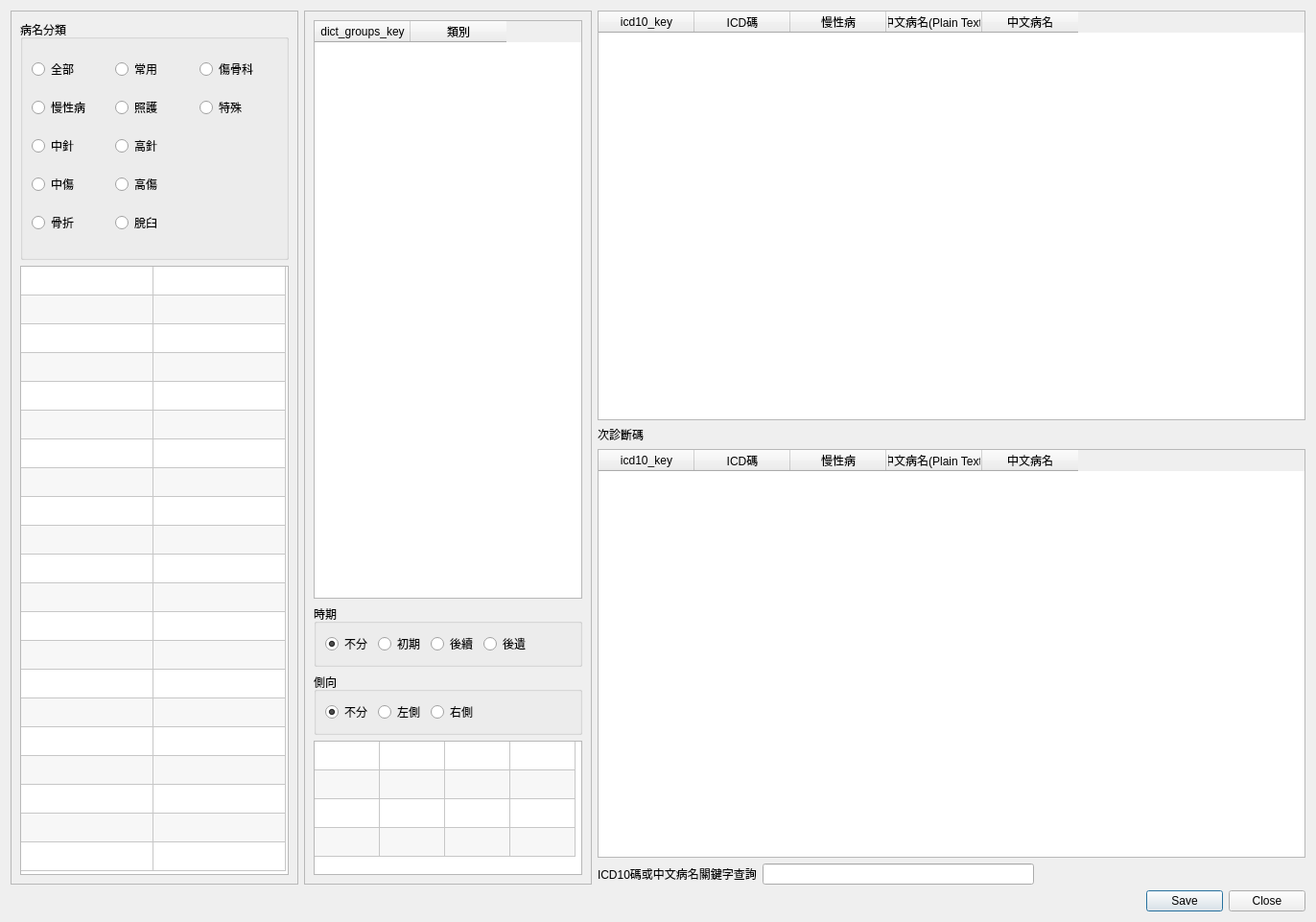
<?xml version="1.0" encoding="UTF-8"?>
<ui version="4.0">
 <class>Dialog_disease</class>
 <widget class="QDialog" name="Dialog_disease">
  <property name="windowModality">
   <enum>Qt::NonModal</enum>
  </property>
  <property name="geometry">
   <rect>
    <x>0</x>
    <y>0</y>
    <width>1372</width>
    <height>961</height>
   </rect>
  </property>
  <property name="sizePolicy">
   <sizepolicy hsizetype="Preferred" vsizetype="Preferred">
    <horstretch>0</horstretch>
    <verstretch>0</verstretch>
   </sizepolicy>
  </property>
  <property name="windowTitle">
   <string>ICD10病名</string>
  </property>
  <property name="modal">
   <bool>false</bool>
  </property>
  <layout class="QVBoxLayout" name="verticalLayout_7">
   <item>
    <layout class="QHBoxLayout" name="horizontalLayout_3">
     <item>
      <widget class="QFrame" name="frame">
       <property name="maximumSize">
        <size>
         <width>300</width>
         <height>16777215</height>
        </size>
       </property>
       <property name="frameShape">
        <enum>QFrame::StyledPanel</enum>
       </property>
       <property name="frameShadow">
        <enum>QFrame::Raised</enum>
       </property>
       <layout class="QVBoxLayout" name="verticalLayout_6">
        <item>
         <widget class="QGroupBox" name="groupBox">
          <property name="sizePolicy">
           <sizepolicy hsizetype="Expanding" vsizetype="Expanding">
            <horstretch>0</horstretch>
            <verstretch>0</verstretch>
           </sizepolicy>
          </property>
          <property name="maximumSize">
           <size>
            <width>16777215</width>
            <height>250</height>
           </size>
          </property>
          <property name="title">
           <string>病名分類</string>
          </property>
          <property name="flat">
           <bool>true</bool>
          </property>
          <layout class="QGridLayout" name="gridLayout">
           <item row="4" column="0">
            <widget class="QRadioButton" name="radioButton_fracture">
             <property name="text">
              <string>骨折</string>
             </property>
             <property name="checked">
              <bool>false</bool>
             </property>
            </widget>
           </item>
           <item row="2" column="0">
            <widget class="QRadioButton" name="radioButton_moderate_complicated_acupuncture">
             <property name="text">
              <string>中針</string>
             </property>
             <property name="checked">
              <bool>false</bool>
             </property>
            </widget>
           </item>
           <item row="3" column="1">
            <widget class="QRadioButton" name="radioButton_highly_complicated_massage">
             <property name="text">
              <string>高傷</string>
             </property>
             <property name="checked">
              <bool>false</bool>
             </property>
            </widget>
           </item>
           <item row="1" column="1">
            <widget class="QRadioButton" name="radioButton_ins_care">
             <property name="text">
              <string>照護</string>
             </property>
            </widget>
           </item>
           <item row="3" column="0">
            <widget class="QRadioButton" name="radioButton_moderate_complicated_massage">
             <property name="text">
              <string>中傷</string>
             </property>
             <property name="checked">
              <bool>false</bool>
             </property>
            </widget>
           </item>
           <item row="0" column="1">
            <widget class="QRadioButton" name="radioButton_common">
             <property name="text">
              <string>常用</string>
             </property>
            </widget>
           </item>
           <item row="2" column="1">
            <widget class="QRadioButton" name="radioButton_highly_complicated_acupuncture">
             <property name="text">
              <string>高針</string>
             </property>
             <property name="checked">
              <bool>false</bool>
             </property>
            </widget>
           </item>
           <item row="0" column="0">
            <widget class="QRadioButton" name="radioButton_all">
             <property name="text">
              <string>全部</string>
             </property>
             <property name="checked">
              <bool>false</bool>
             </property>
            </widget>
           </item>
           <item row="1" column="0">
            <widget class="QRadioButton" name="radioButton_chronic">
             <property name="text">
              <string>慢性病</string>
             </property>
            </widget>
           </item>
           <item row="4" column="1">
            <widget class="QRadioButton" name="radioButton_dislocate">
             <property name="text">
              <string>脫臼</string>
             </property>
             <property name="checked">
              <bool>false</bool>
             </property>
            </widget>
           </item>
           <item row="0" column="2">
            <widget class="QRadioButton" name="radioButton_treat">
             <property name="text">
              <string>傷骨科</string>
             </property>
            </widget>
           </item>
           <item row="1" column="2">
            <widget class="QRadioButton" name="radioButton_moderate_complicated_massage_with_special_disease">
             <property name="text">
              <string>特殊</string>
             </property>
             <property name="checked">
              <bool>false</bool>
             </property>
            </widget>
           </item>
          </layout>
         </widget>
        </item>
        <item>
         <widget class="QTableWidget" name="tableWidget_groups">
          <property name="maximumSize">
           <size>
            <width>16777215</width>
            <height>16777215</height>
           </size>
          </property>
          <property name="editTriggers">
           <set>QAbstractItemView::NoEditTriggers</set>
          </property>
          <property name="alternatingRowColors">
           <bool>true</bool>
          </property>
          <property name="selectionMode">
           <enum>QAbstractItemView::SingleSelection</enum>
          </property>
          <property name="rowCount">
           <number>21</number>
          </property>
          <property name="columnCount">
           <number>2</number>
          </property>
          <attribute name="horizontalHeaderVisible">
           <bool>false</bool>
          </attribute>
          <attribute name="horizontalHeaderMinimumSectionSize">
           <number>51</number>
          </attribute>
          <attribute name="horizontalHeaderDefaultSectionSize">
           <number>138</number>
          </attribute>
          <attribute name="verticalHeaderVisible">
           <bool>false</bool>
          </attribute>
          <row/>
          <row/>
          <row/>
          <row/>
          <row/>
          <row/>
          <row/>
          <row/>
          <row/>
          <row/>
          <row/>
          <row/>
          <row/>
          <row/>
          <row/>
          <row/>
          <row/>
          <row/>
          <row/>
          <row/>
          <row/>
          <column>
           <property name="text">
            <string>New Column</string>
           </property>
          </column>
          <column>
           <property name="text">
            <string>New Column</string>
           </property>
          </column>
         </widget>
        </item>
       </layout>
      </widget>
     </item>
     <item>
      <widget class="QFrame" name="frame_2">
       <property name="maximumSize">
        <size>
         <width>300</width>
         <height>16777215</height>
        </size>
       </property>
       <property name="frameShape">
        <enum>QFrame::StyledPanel</enum>
       </property>
       <property name="frameShadow">
        <enum>QFrame::Raised</enum>
       </property>
       <layout class="QVBoxLayout" name="verticalLayout_4">
        <item>
         <widget class="QTableWidget" name="tableWidget_groups_name">
          <property name="maximumSize">
           <size>
            <width>16777215</width>
            <height>16777215</height>
           </size>
          </property>
          <property name="editTriggers">
           <set>QAbstractItemView::NoEditTriggers</set>
          </property>
          <property name="selectionMode">
           <enum>QAbstractItemView::SingleSelection</enum>
          </property>
          <property name="selectionBehavior">
           <enum>QAbstractItemView::SelectRows</enum>
          </property>
          <column>
           <property name="text">
            <string>dict_groups_key</string>
           </property>
          </column>
          <column>
           <property name="text">
            <string>類別</string>
           </property>
          </column>
         </widget>
        </item>
        <item>
         <widget class="QGroupBox" name="groupBox_period">
          <property name="title">
           <string>時期</string>
          </property>
          <layout class="QGridLayout" name="gridLayout_2">
           <item row="0" column="0">
            <widget class="QRadioButton" name="radioButton_no_period">
             <property name="text">
              <string>不分</string>
             </property>
             <property name="checked">
              <bool>true</bool>
             </property>
            </widget>
           </item>
           <item row="0" column="3">
            <widget class="QRadioButton" name="radioButton_period3">
             <property name="text">
              <string>後遺</string>
             </property>
            </widget>
           </item>
           <item row="0" column="1">
            <widget class="QRadioButton" name="radioButton_period1">
             <property name="text">
              <string>初期</string>
             </property>
            </widget>
           </item>
           <item row="0" column="2">
            <widget class="QRadioButton" name="radioButton_period2">
             <property name="text">
              <string>後續</string>
             </property>
            </widget>
           </item>
           <item row="0" column="4">
            <spacer name="horizontalSpacer">
             <property name="orientation">
              <enum>Qt::Horizontal</enum>
             </property>
             <property name="sizeHint" stdset="0">
              <size>
               <width>40</width>
               <height>20</height>
              </size>
             </property>
            </spacer>
           </item>
          </layout>
         </widget>
        </item>
        <item>
         <widget class="QGroupBox" name="groupBox_side">
          <property name="title">
           <string>側向</string>
          </property>
          <layout class="QHBoxLayout" name="horizontalLayout_2">
           <item>
            <widget class="QRadioButton" name="radioButton_no_side">
             <property name="text">
              <string>不分</string>
             </property>
             <property name="checked">
              <bool>true</bool>
             </property>
            </widget>
           </item>
           <item>
            <widget class="QRadioButton" name="radioButton_left_side">
             <property name="text">
              <string>左側</string>
             </property>
            </widget>
           </item>
           <item>
            <widget class="QRadioButton" name="radioButton_right_side">
             <property name="text">
              <string>右側</string>
             </property>
            </widget>
           </item>
           <item>
            <spacer name="horizontalSpacer_2">
             <property name="orientation">
              <enum>Qt::Horizontal</enum>
             </property>
             <property name="sizeHint" stdset="0">
              <size>
               <width>40</width>
               <height>20</height>
              </size>
             </property>
            </spacer>
           </item>
          </layout>
         </widget>
        </item>
        <item>
         <widget class="QTableWidget" name="tableWidget_injury">
          <property name="maximumSize">
           <size>
            <width>16777215</width>
            <height>140</height>
           </size>
          </property>
          <property name="editTriggers">
           <set>QAbstractItemView::NoEditTriggers</set>
          </property>
          <property name="alternatingRowColors">
           <bool>true</bool>
          </property>
          <property name="selectionMode">
           <enum>QAbstractItemView::SingleSelection</enum>
          </property>
          <property name="selectionBehavior">
           <enum>QAbstractItemView::SelectItems</enum>
          </property>
          <property name="rowCount">
           <number>4</number>
          </property>
          <property name="columnCount">
           <number>4</number>
          </property>
          <attribute name="horizontalHeaderVisible">
           <bool>false</bool>
          </attribute>
          <attribute name="horizontalHeaderMinimumSectionSize">
           <number>27</number>
          </attribute>
          <attribute name="horizontalHeaderDefaultSectionSize">
           <number>68</number>
          </attribute>
          <attribute name="verticalHeaderVisible">
           <bool>false</bool>
          </attribute>
          <row/>
          <row/>
          <row/>
          <row/>
          <column/>
          <column/>
          <column/>
          <column/>
         </widget>
        </item>
       </layout>
      </widget>
     </item>
     <item>
      <layout class="QVBoxLayout" name="verticalLayout_5">
       <item>
        <widget class="QTableWidget" name="tableWidget_disease">
         <property name="editTriggers">
          <set>QAbstractItemView::NoEditTriggers</set>
         </property>
         <property name="selectionMode">
          <enum>QAbstractItemView::SingleSelection</enum>
         </property>
         <property name="selectionBehavior">
          <enum>QAbstractItemView::SelectRows</enum>
         </property>
         <column>
          <property name="text">
           <string>icd10_key</string>
          </property>
         </column>
         <column>
          <property name="text">
           <string>ICD碼</string>
          </property>
         </column>
         <column>
          <property name="text">
           <string>慢性病</string>
          </property>
         </column>
         <column>
          <property name="text">
           <string>中文病名(Plain Text)</string>
          </property>
         </column>
         <column>
          <property name="text">
           <string>中文病名</string>
          </property>
         </column>
        </widget>
       </item>
       <item>
        <widget class="QLabel" name="label_disease2">
         <property name="text">
          <string>次診斷碼</string>
         </property>
        </widget>
       </item>
       <item>
        <widget class="QTableWidget" name="tableWidget_disease2">
         <property name="editTriggers">
          <set>QAbstractItemView::NoEditTriggers</set>
         </property>
         <property name="selectionMode">
          <enum>QAbstractItemView::SingleSelection</enum>
         </property>
         <property name="selectionBehavior">
          <enum>QAbstractItemView::SelectRows</enum>
         </property>
         <column>
          <property name="text">
           <string>icd10_key</string>
          </property>
         </column>
         <column>
          <property name="text">
           <string>ICD碼</string>
          </property>
         </column>
         <column>
          <property name="text">
           <string>慢性病</string>
          </property>
         </column>
         <column>
          <property name="text">
           <string>中文病名(Plain Text)</string>
          </property>
         </column>
         <column>
          <property name="text">
           <string>中文病名</string>
          </property>
         </column>
        </widget>
       </item>
       <item>
        <layout class="QHBoxLayout" name="horizontalLayout_6">
         <item>
          <widget class="QLabel" name="label_3">
           <property name="text">
            <string>ICD10碼或中文病名關鍵字查詢</string>
           </property>
          </widget>
         </item>
         <item>
          <widget class="QLineEdit" name="lineEdit_keyword">
           <property name="clearButtonEnabled">
            <bool>true</bool>
           </property>
          </widget>
         </item>
         <item>
          <spacer name="horizontalSpacer_6">
           <property name="orientation">
            <enum>Qt::Horizontal</enum>
           </property>
           <property name="sizeHint" stdset="0">
            <size>
             <width>40</width>
             <height>20</height>
            </size>
           </property>
          </spacer>
         </item>
        </layout>
       </item>
      </layout>
     </item>
    </layout>
   </item>
   <item>
    <widget class="QDialogButtonBox" name="buttonBox">
     <property name="standardButtons">
      <set>QDialogButtonBox::Close|QDialogButtonBox::Save</set>
     </property>
    </widget>
   </item>
  </layout>
 </widget>
 <resources/>
 <connections/>
</ui>
